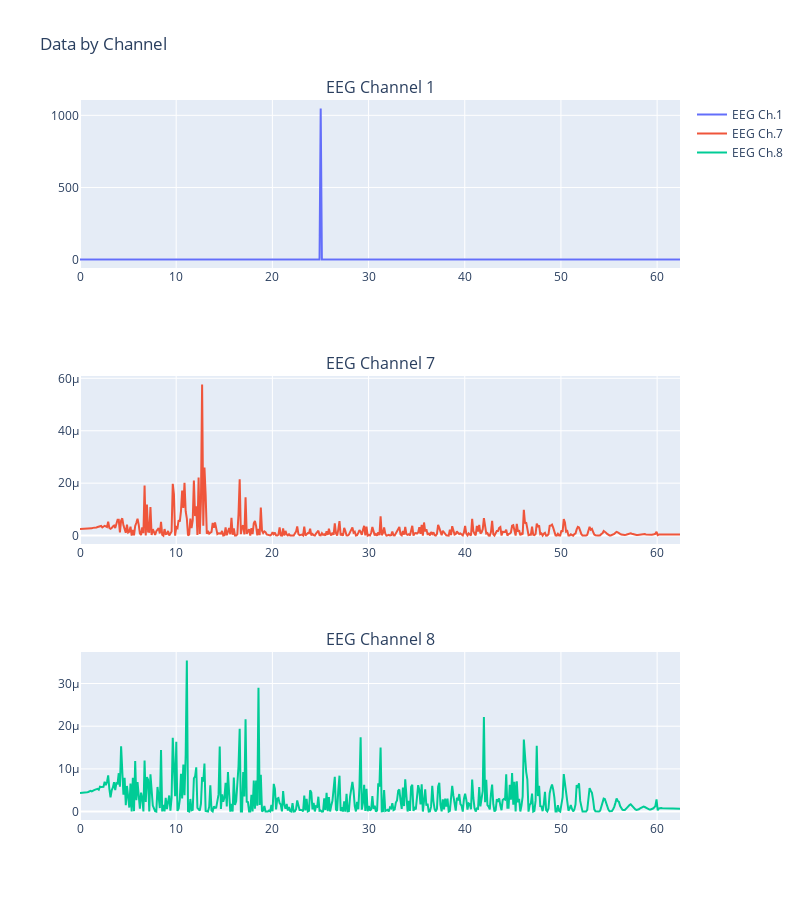

Write notebook code for a chart like this one.
### Code cell
# plot
S1.plot(ver='fq', chns=[1,7,8])

### Figure 1 — Plotly figure (JSON) as saved in the notebook; plotly's stock layout.template omitted (floating-point values rounded to 4 significant figures; data arrays with more than 128 entries replaced by an {"elided": "..."} marker saying what was removed)
{"data": [{"mode": "lines", "name": "EEG Ch.1", "type": "scatter", "x": {"elided": "512 float values"}, "xaxis": "x", "y": {"elided": "512 float values"}, "yaxis": "y"}, {"mode": "lines", "name": "EEG Ch.7", "type": "scatter", "x": {"elided": "512 float values"}, "xaxis": "x2", "y": {"elided": "512 float values"}, "yaxis": "y2"}, {"mode": "lines", "name": "EEG Ch.8", "type": "scatter", "x": {"elided": "512 float values"}, "xaxis": "x3", "y": {"elided": "512 float values"}, "yaxis": "y3"}], "layout": {"annotations": [{"font": {"size": 16}, "showarrow": false, "text": "EEG Channel 1", "x": 0.5, "xanchor": "center", "xref": "paper", "y": 1.0, "yanchor": "bottom", "yref": "paper"}, {"font": {"size": 16}, "showarrow": false, "text": "EEG Channel 7", "x": 0.5, "xanchor": "center", "xref": "paper", "y": 0.6167, "yanchor": "bottom", "yref": "paper"}, {"font": {"size": 16}, "showarrow": false, "text": "EEG Channel 8", "x": 0.5, "xanchor": "center", "xref": "paper", "y": 0.2333, "yanchor": "bottom", "yref": "paper"}], "height": 900, "title": {"text": "Data by Channel"}, "width": 800, "xaxis": {"anchor": "y", "domain": [0, 1]}, "xaxis2": {"anchor": "y2", "domain": [0, 1]}, "xaxis3": {"anchor": "y3", "domain": [0, 1]}, "yaxis": {"anchor": "x", "domain": [0.7667, 1.0]}, "yaxis2": {"anchor": "x2", "domain": [0.3833, 0.6167]}, "yaxis3": {"anchor": "x3", "domain": [0, 0.2333]}}}
